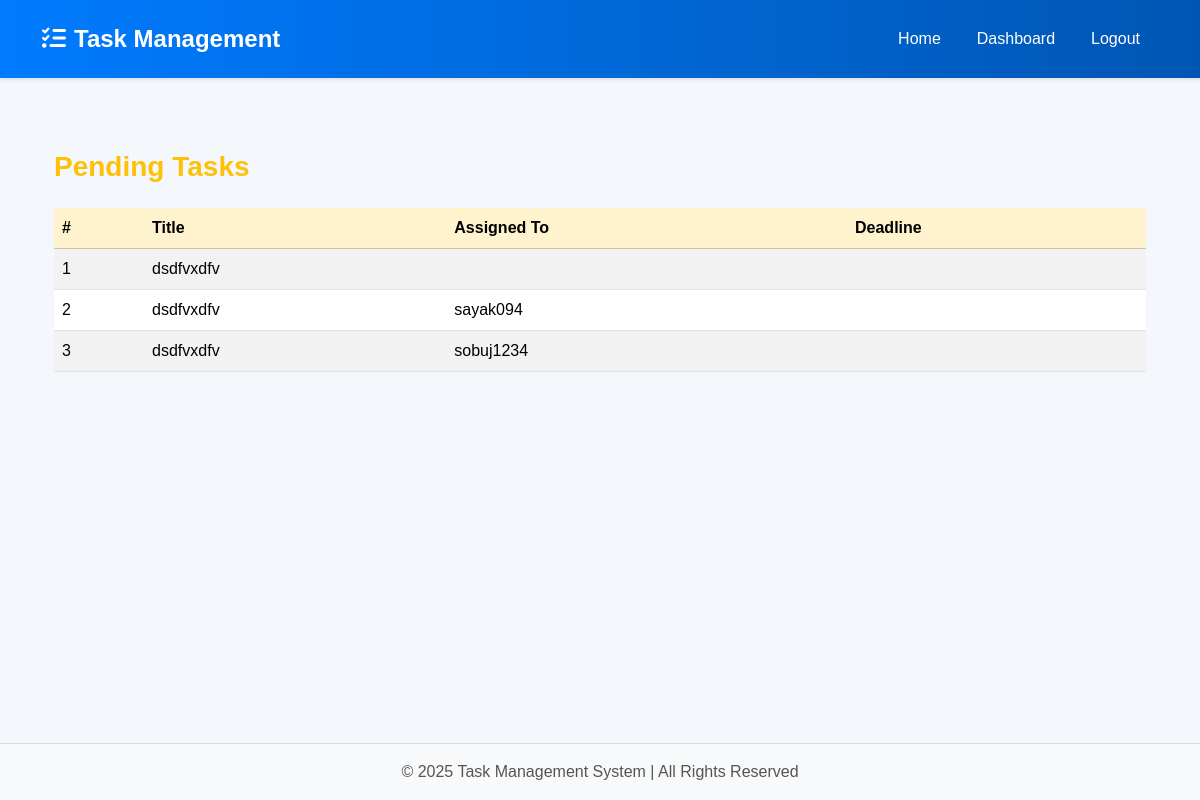
The app's page /teacher/pending/ (signed in) with its own data.
### tasks/models.py (models this page shows, shortened)
class Task(models.Model):
    title = models.CharField(max_length=255)
    description = models.TextField(blank=True, null=True)
    assigned_to = models.ForeignKey(
        settings.AUTH_USER_MODEL,
        on_delete=models.SET_NULL,
        null=True,
        blank=True,
        related_name="assigned_tasks",
    )
    created_by = models.ForeignKey(
        settings.AUTH_USER_MODEL,
        on_delete=models.CASCADE,
        related_name="created_tasks",
    )
    status = models.CharField(
        max_length=20,
        choices=[
            ("Pending", "Pending"),
            ("In Progress", "In Progress"),
            ("Completed", "Completed"),
        ],
        default="Pending",
    )
    due_date = models.DateField(null=True, blank=True)
    task_type = models.CharField(max_length=50, blank=True, null=True)
    attachment = models.FileField(upload_to="task_attachments/", blank=True, null=True)
    created_at = models.DateTimeField(auto_now_add=True)

class CustomUser(AbstractUser):
    ROLE_CHOICES = [
        ("Admin", "Admin"),
        ("Teacher", "Teacher"),
        ("Student", "Student"),
    ]
    role = models.CharField(max_length=20, choices=ROLE_CHOICES, default="Student")
    otp = models.CharField(max_length=6, blank=True, null=True)
    otp_created_at = models.DateTimeField(blank=True, null=True)
    class Meta:
        permissions = [
            ("manage_users", "Can manage user accounts"),
            ("assign_roles", "Can assign roles to users"),
            ("view_all_tasks", "Can view all tasks in the system"),
        ]

### tasks/views.py (the view)
# urls.py: path("teacher/pending/", views.pending_tasks, name="pending_tasks"),
@login_required
def pending_tasks(request):
    tasks = Task.objects.filter(status="Pending", created_by=request.user)
    return render(request, "tasks/pending_tasks.html", {"tasks": tasks})

### tasks/templates/tasks/pending_tasks.html (shortened to what this page needs)
{% extends 'tasks/base.html' %}
{% block content %}
<div class="container mt-4">
  <h3 class="mb-4 text-warning">Pending Tasks</h3>
  <table class="table table-striped">
    <thead class="table-warning">
      <tr>
        <th>#</th>
        <th>Title</th>
        <th>Assigned To</th>
        <th>Deadline</th>
      </tr>
    </thead>
    <tbody>
      {% for task in tasks %}
      <tr>
        <td>{{ forloop.counter }}</td>
        <td>{{ task.title }}</td>
        <td>{{ task.assigned_to.username }}</td>
        <td>{{ task.deadline|date:"Y-m-d" }}</td>
      </tr>
      {% empty %}
      <tr>
        <td colspan="4" class="text-center text-muted">No pending tasks.</td>
      </tr>
      {% endfor %}
    </tbody>
  </table>
</div>
{% endblock %}

### tasks/static/tasks/css/style.css (style rules this page uses)
body { font-family: "Poppins", sans-serif; background-color: #f4f7fc; color: #333; min-height: 100vh; display: flex; flex-direction: column; }
h1, h2, h3, h4, h5, h6 { font-weight: 600; color: #2d3748; }

### records on screen
Task: title "dsdfvxdfv"
Task: title "dsdfvxdfv", assigned_to.username "sayak094"
Task: title "dsdfvxdfv", assigned_to.username "sobuj1234"
